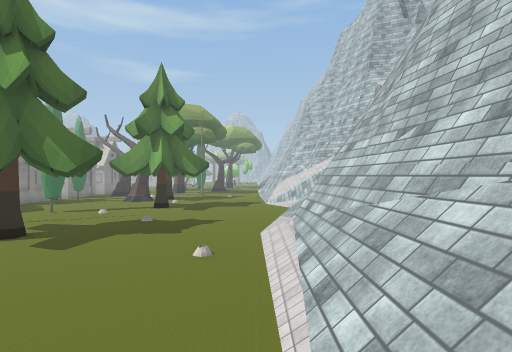
[1] (above)

21 first-person views from a walk through a scene from a Unity 3-D project. The camera is 1.5 m above the floor, looks level and sees 80° across. The floor is counted in squares, 2 m on a side. Each view is taken from the middle of a square. On the plan, view 1 faces up. The plan holds only what a view shows up to about 10 squares ahead; the rest is blank. The place goes on beyond the plan. The player character is not drawn. Some surface patterns are stand-ins.

[2]
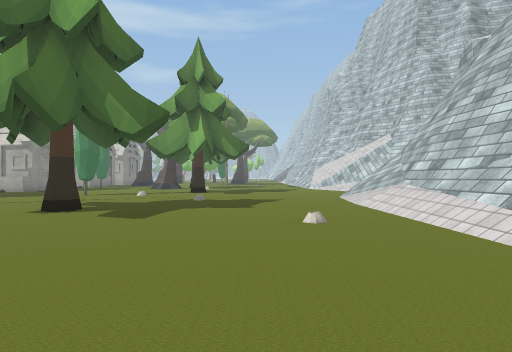

[3]
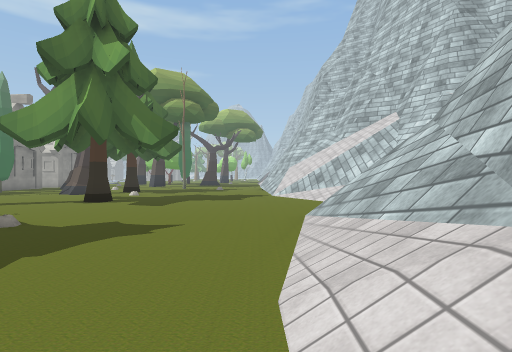

[4]
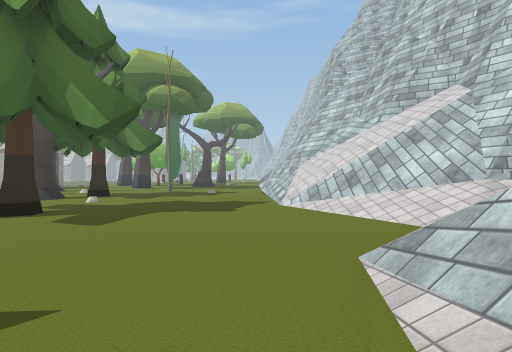

[5]
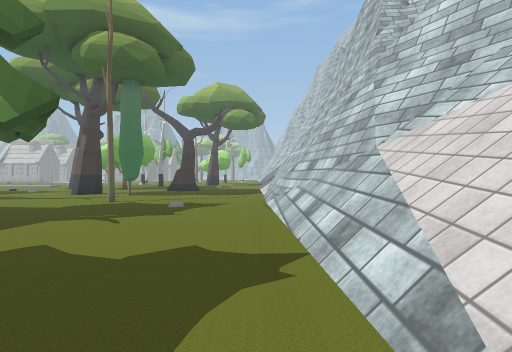

[6]
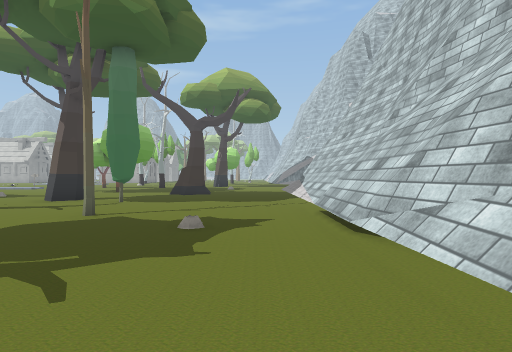

[7]
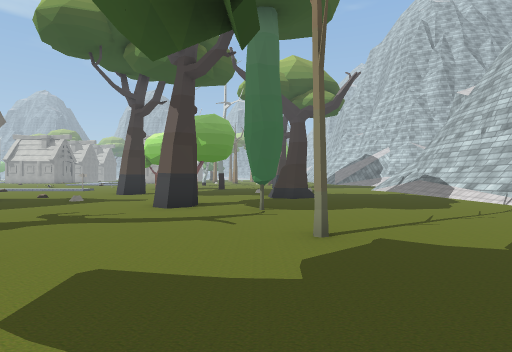

[8]
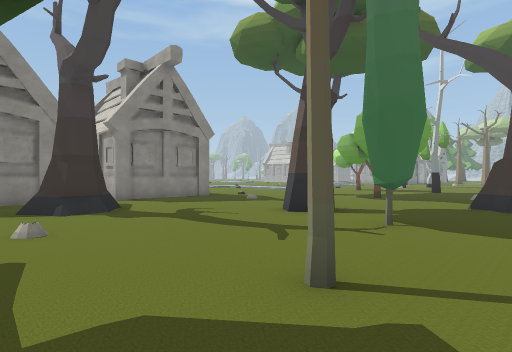

[9]
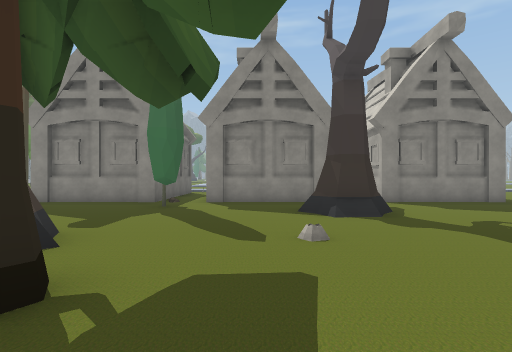

[10]
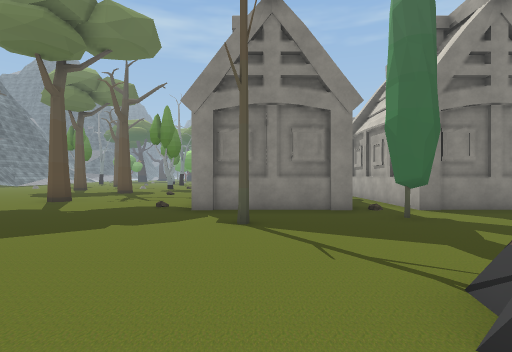

[11]
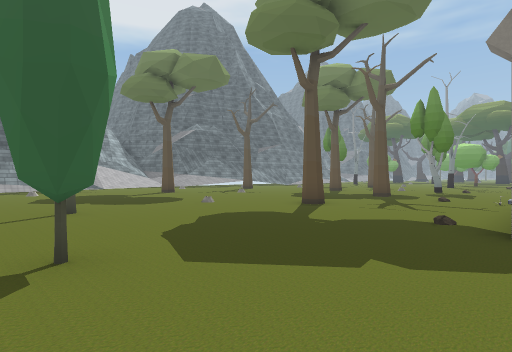

[12]
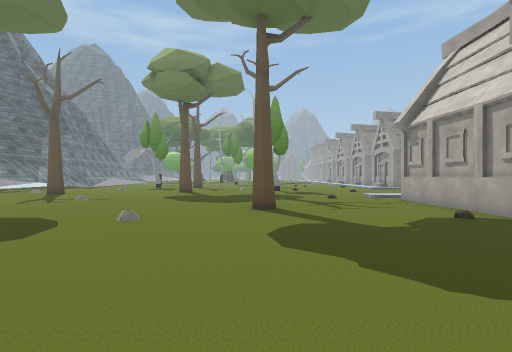

[13]
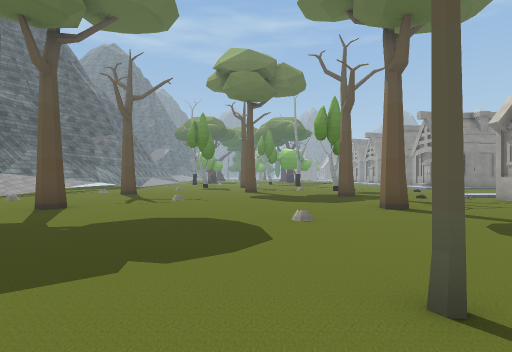

[14]
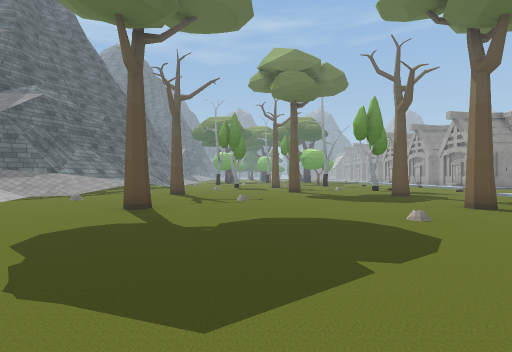

[15]
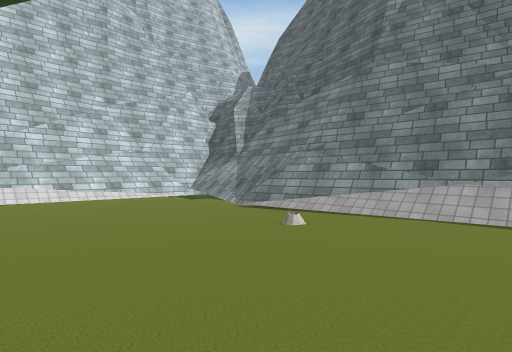

[16]
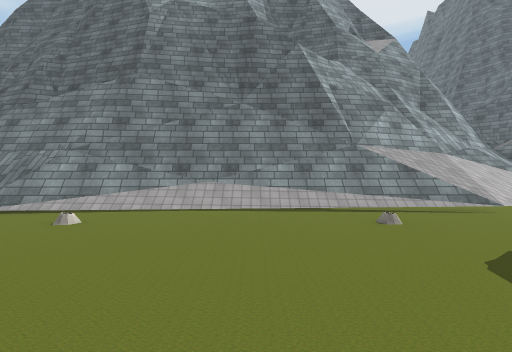

[17]
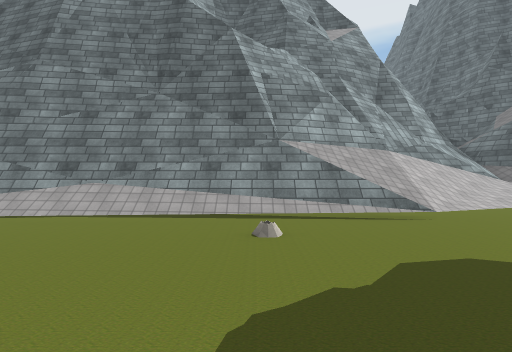

[18]
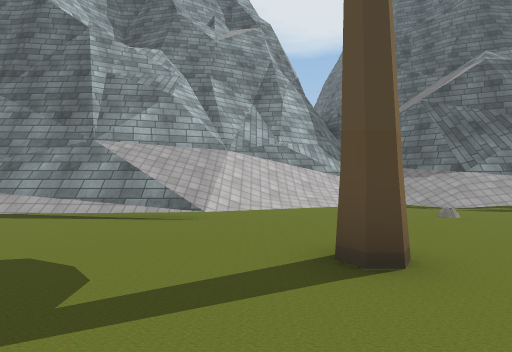

[19]
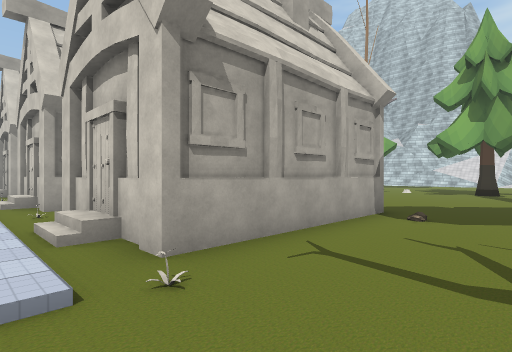

[20]
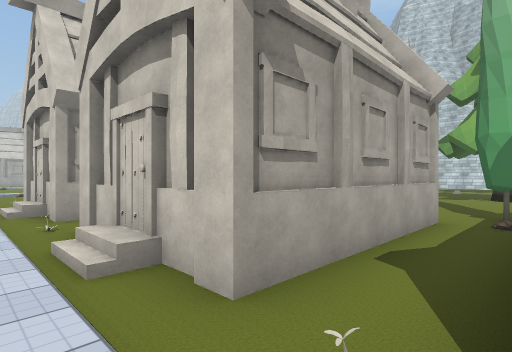

[21]
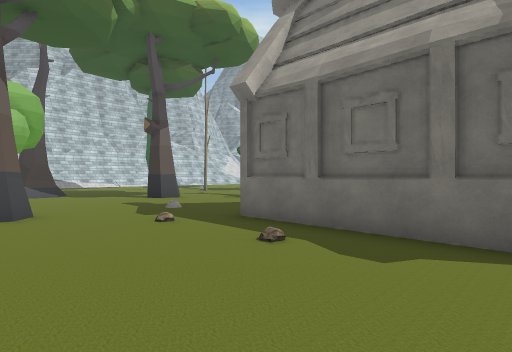

### Floor plan
Key: @ floor where view 1 was taken; # wall or solid block; . floor; / step, stairs or slope; = window, fence, low wall or low ledge; ^ raised ledge; O other object.
Columns run from 19 left of view 1 to 5 right of it. Each row starts with its distance up from view 1.
 33   ......     ..
 32  ........#..O..
 31  ..............#
 30  ................../#^
 29   ####O............//^
 28   #  ##.....#......//^
 27  /#  ##.......#....//^
 26  .#  #O............//=
 25  O.    ............//#
 24 ..#   O  #.....#....//^
 23 ./#   #............/#=#
 22 ./#  ##............/###
 21 ..####O.............#
 20 .O..........##......#^^
 19 ..#  #O.....#......./^#
 18 ./#  ##.............//#^
 17 ./#  ##.#...........//#^^
 16 ..####O.............///#^
 15 /O............#.....////^
 14 ....................///##
 13 ..........#. ........//#
 12  ...........  ......//
 11  ...#...............//
 10  ...................//
  9  ........#........../=
  8  ............#.....//^
  7  ................../#^
  6  .................//#^
  5  ..................//^
  4  ..................//^
  3  ...#..............//^
  2  ......../..../....//=
  1  ....../////////=////
  0 //..///=########///@
 -1 =//////##^^^^  #^^#
 -2 =#//==#^
 -3 ^#//#=^
 -4  #=##

Positions as (right, up) in squares from view 1, and headings:
1: (0, 0), facing up
2: (-2, 1), facing up
3: (0, 6), facing up
4: (0, 9), facing up
5: (0, 15), facing up
6: (-1, 18), facing up
7: (-5, 20), facing up
8: (-3, 22), facing up-left
9: (-4, 22), facing left
10: (-6, 17), facing left
11: (-8, 16), facing down-left
12: (-8, 11), facing left
13: (-8, 8), facing left
14: (-8, 6), facing left
15: (-8, 6), facing down-right
16: (-8, 7), facing down
17: (-10, 6), facing down
18: (-14, 6), facing down
19: (-19, 13), facing up-right
20: (-19, 19), facing up-right
21: (-17, 33), facing down-right
